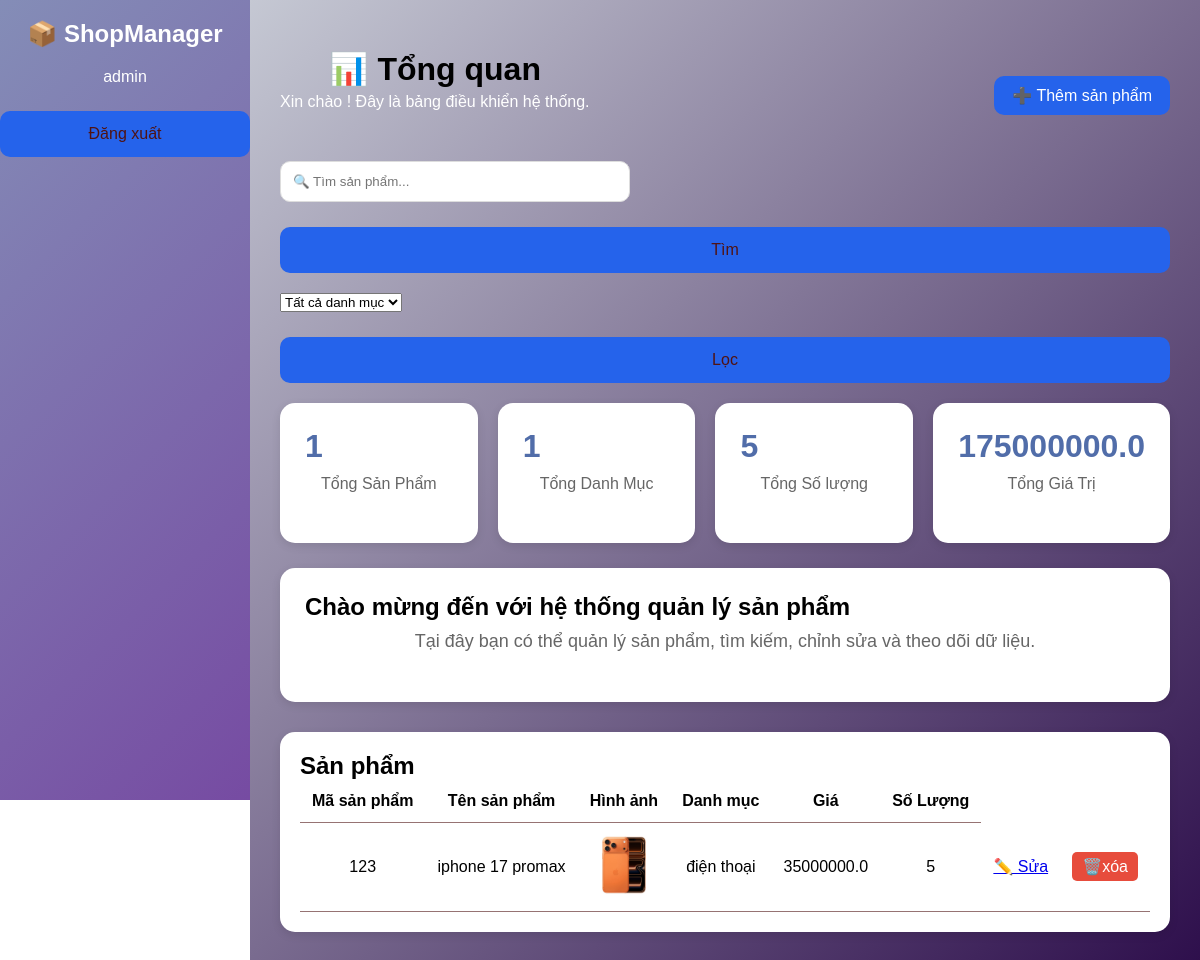
/dashboard (signed in), run on the app's committed database.
### tables this page shows
CREATE TABLE products(
        id INTEGER PRIMARY KEY AUTOINCREMENT,
        name TEXT,
        category TEXT,
        price REAL,
        quantity INTEGER,
        code TEXT,
        image TEXT
    );

### app.py (the view, shortened to what this page needs)
@app.route('/dashboard', methods=['GET', 'POST'])
def dashboard():
    conn = sqlite3.connect("products.db")
    c = conn.cursor()
    keyword = request.args.get("keyword", "")
    category = request.args.get("category", "")
    c.execute("SELECT COUNT(DISTINCT category) FROM products")
    total_category = c.fetchone()[0]
    c.execute("SELECT SUM(price * quantity) FROM products")
    total_price = c.fetchone()[0] or 0
    c.execute("SELECT SUM(quantity) FROM products")
    total_quantity = c.fetchone()[0] or 0
    sql = "SELECT * FROM products WHERE 1=1"
    params = []
    if keyword:
       sql += " AND name LIKE ?"
       params.append(f"{keyword}")
    if category:
       sql += " AND category = ?"
       params.append(category)
    c.execute(sql, params)
    products = c.fetchall()
    total_products = len(products)
    c.execute("SELECT DISTINCT category FROM products")
    categories = c.fetchall()
    conn.close()
    return render_template(
    'dashboard.html',
    products=products,
    categories=categories,
    keyword=keyword,
    total_products=total_products,
    total_category=total_category,
    total_price=total_price,
    total_quantity=total_quantity
)

### templates/dashboard.html (shortened to what this page needs)
{% extends "base.html" %}
{% block content %}
<body class="dashboard-page"></body>
<div class="dashboard">
    <div class="dashboard-header">
        <div>
            <h1>📊 Tổng quan</h1>
            <p>Xin chào ! Đây là bảng điều khiển hệ thống.</p>
        </div>
        <button class="add-btn"  onclick="toggleForm()">
            ➕ Thêm sản phẩm
        </button>
</div>
    </div>
    <div class="top-search">
    <form method="GET" action="/dashboard">
        <input
            type="text"
            name="keyword"
            placeholder="🔍 Tìm sản phẩm..."
            value="{{ keyword }}"
        >
        <button type="submit">
            Tìm
        </button>
    </form>
</div>
<form method="GET" action="/dashboard">
    <select name="category">
        <option value="">
            Tất cả danh mục
        </option>
    </select>
    <button type="submit">
        Lọc
    </button>
</form>
    <div class="cards">
        <div class="card-box">
            <h2>{{ total_products }}</h2>
            <p>Tổng Sản Phẩm</p>
        </div>
        <div class="card-box">
            <h2>{{ total_category}}</h2>
            <p> Tổng Danh Mục</p>
        </div>
        <div class="card-box">
            <h2>{{ total_quantity}}</h2>
            <p>Tổng Số lượng</p>
        </div>
        <div class="card-box">
            <h2>{{ total_price}}</h2>
            <p>Tổng Giá Trị</p>
        </div>
    </div>
    <div class="welcome-box">
        <h2>Chào mừng đến với hệ thống quản lý sản phẩm</h2>
        <p>
            Tại đây bạn có thể quản lý sản phẩm,
            tìm kiếm, chỉnh sửa và theo dõi dữ liệu.
        </p>
    </div>
    <div class="table-container">
        <h2>Sản phẩm </h2>
        <table>
            <thead>
                <tr>
                    <th>Mã sản phẩm</th>
                    <th>Tên sản phẩm</th>
                    <th>Hình ảnh</th>
                    <th>Danh mục</th>
                    <th>Giá</th>
                    <th>Số Lượng</th>
                </tr>
            </thead>
 <tbody>
{% for product in products %}
<tr>
<td>{{ product[5] }}</td>
<td>{{ product[1] }}</td>
<td>
    <img
        src="{{ url_for('static',
        filename='uploads/' + product[6]) }}"
        width="60">
</td>
<td>{{ product[2] }}</td>
<td>{{ product[3] }}</td>
<td>{{ product[4] }}</td>
<td>
    <a href="#"
       onclick="editProduct(
       '{{ product[0] }}',
       '{{ product[1] }}',
       '{{ product[2] }}',
       '{{ product[3] }}',
       '{{ product[4] }}',
       '{{ product[5] }}',
       '{{ product[6] }}',
       )">
       ✏️ Sửa
    </a>
</td>
    <td>
        <a href="{{ url_for('delete_product', id=product[0]) }}"
           onclick="return confirm('Bạn có chắc muốn xóa sản phẩm này?')"
           class="delete-btn">
            🗑️xóa
        </a>
    </td>
</tr>
</tbody>
{% endfor %}
</table>
    </div>
</div>
{% endblock %}

### static/style.css (style rules this page uses)
* { margin:0; padding:0; box-sizing:border-box; font-family:Arial, sans-serif; }
h1 { text-align:center; margin-top:20px; }
p { text-align:center; color:#666; margin-bottom:25px; }
input { width:100%; padding:12px; border:1px solid #ddd; border-radius:10px; }
button { width:100%; padding:14px; margin-top:25px; border:none; border-radius:10px; background:#2563eb; color:rgb(80, 19, 19); font-size:16px; cursor:pointer; }
body { margin:0; font-family:Arial, sans-serif; }
.cards { display:flex; gap:20px; margin-top:20px; }
.card-box { flex:1; background:white; padding:25px; border-radius:15px; box-shadow:0 3px 10px rgba(0,0,0,.1); }
.card-box h2 { color:#fcfcfc; }
.table-container { margin-top:30px; background:rgb(255, 255, 255); padding:20px; border-radius:15px; box-shadow:0 3px 10px rgba(0,0,0,.1); }
table { width:100%; border-collapse:collapse; }
table th, table td { border-bottom:1px solid #967373; padding:12px; text-align:center; }
.welcome-box p { color: #ffffff; font-size: 18px; font-weight: 500; }
.dashboard-header { display:flex; justify-content:space-between; align-items:center; margin-bottom:25px; }
.dashboard-header h1 { margin-bottom:5px; }
.dashboard-header p { color:#ffffff; }
.add-btn { width:auto; padding:10px 18px; background:#2563eb; color:white; }
.top-search { margin-bottom:20px; }
.top-search input { width:350px; padding:12px; border:1px solid #ddd; border-radius:10px; }
.cards { display:grid; grid-template-columns:repeat(4,1fr); gap:20px; margin-bottom:25px; }
.card-box { background:rgb(255, 255, 255); padding:25px; border-radius:15px; box-shadow:0 3px 10px rgba(0,0,0,.1); }
.card-box h2 { color:#516da9; font-size:32px; margin-bottom:10px; }
.welcome-box { background:white; padding:25px; border-radius:15px; margin-bottom:25px; box-shadow:0 3px 10px rgba(0,0,0,.1); }
.welcome-box h2 { margin-bottom:10px; }
.welcome-box p { color:#666; }
.delete-btn { background: #e74c3c; color: white; padding: 6px 10px; border-radius: 5px; text-decoration: none; }

### data on the page
products: code "123", name "iphone 17 promax", image (picture), category "điện thoại", price "35000000.0", quantity "5"

### other printed values
{{ session['username'] }} "admin"
{{ total_products }} "1"
{{ total_category }} "1"
{{ total_quantity }} "5"
{{ total_price }} "175000000.0"
